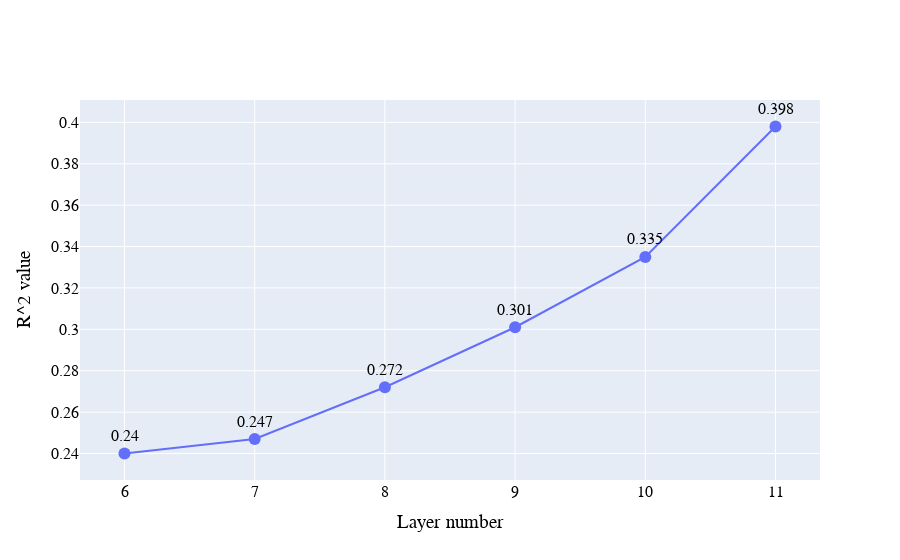

Write notebook code for a chart like this one.
### Code cell
# ONLY BERT MULTIPLE LAYERS SUM

layers = [x for x in range(6, 12)]

r2l = pd.DataFrame(data=r, columns=['r'])
r2l['layer'] = layers

import plotly.graph_objects as go

fig = go.Figure(go.Scatter(y  = r2l['r'], x = r2l['layer'], mode = 'text+lines+markers', text = r2l['r'], textposition='top center'))

fig.update_traces(marker=dict(size=12))

fig.update_layout(
    font_family="Times Newer Roman",
    font_color="black",
    title_font_family="Times New Roman",
    font_size=16,
    xaxis_title="Layer number",
    yaxis_title="R^2 value",
)

config = {
  'toImageButtonOptions': {
    'format': 'png', # one of png, svg, jpeg, webp
    'filename': 'r2_layers',
    'height': 1080,
    'width': 1920,
    'scale': 1 # Multiply title/legend/axis/canvas sizes by this factor
  }
}

fig.update_xaxes(#tickangle=45,
                 tickmode = 'array',
                 tickvals = r2l['layer'])
                # ticktext= [d.strftime('%Y-%m-%d') for d in datelist])

fig.show(config={'toImageButtonOptions': {'width': None, 'height': None}})

### Figure 1 — Plotly figure (JSON) as saved in the notebook; plotly's stock layout.template omitted (floating-point values rounded to 4 significant figures)
{"data": [{"marker": {"size": 12}, "mode": "text+lines+markers", "text": ["0.24", "0.247", "0.272", "0.301", "0.335", "0.398"], "textposition": "top center", "type": "scatter", "x": [6, 7, 8, 9, 10, 11], "y": [0.24, 0.247, 0.272, 0.301, 0.335, 0.398]}], "layout": {"font": {"color": "black", "family": "Times Newer Roman", "size": 16}, "title": {"font": {"family": "Times New Roman"}}, "xaxis": {"tickmode": "array", "tickvals": [6, 7, 8, 9, 10, 11], "title": {"text": "Layer number"}}, "yaxis": {"title": {"text": "R^2 value"}}}}
